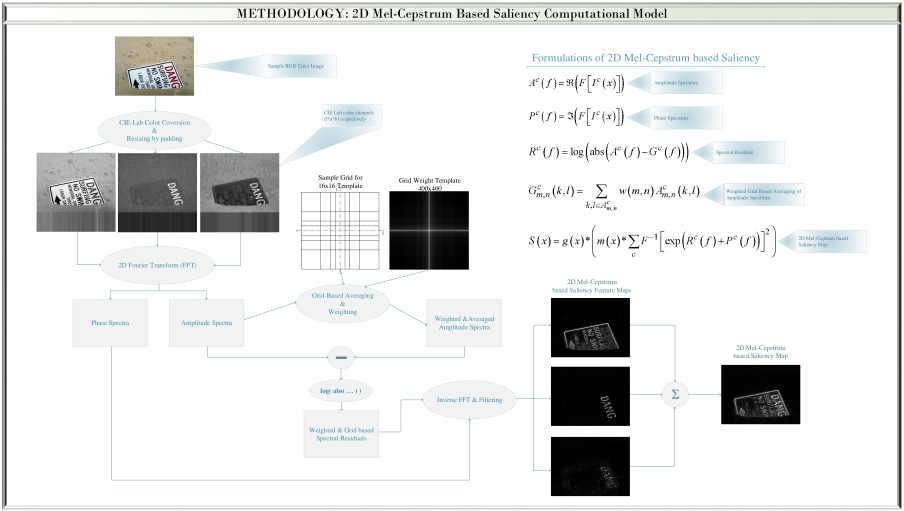
%> input picture images/icip2013-method.png, 2710 x 1531 px (shown at 1/3 size)
$ octave mainSaliencyMap.m   (GNU Octave 9; MATLAB toolbox functions it lacks are replaced by stand-ins)
%> lines starting %> are read from the running program, lines starting %| are printed output that depends on the picture; in (x1, y1, x2, y2) boxes, pixels count from 0 and x2, y2 are one past the last pixel; in counts of white or black regions, pixels touching at a corner belong together; the program's own positions count from 1
### spectrum2DwithMelCepstrumTrial.m
function [s,cl,ca,cb] = spectrum2DwithMelCepstrumTrial(l,a,b)
% I is 2D image data

[ROW,COL] = size(l);

%make each channel square matrix
lp = myfunpadding(l,ROW,COL);
ap = myfunpadding(a,ROW,COL);
bp = myfunpadding(b,ROW,COL);

if ROW >= COL
    MAXSIZE = ROW;
else
    MAXSIZE = COL;
end

[flA,flP] = funSpectralData(lp,MAXSIZE);
[faA,faP] = funSpectralData(ap,MAXSIZE);
[fbA,fbP] = funSpectralData(bp,MAXSIZE);

%grid values on u and v axis as 2^grid value = [1 2 4 8 16 32 ....]
MAX_GRID_ID_ON_1D = floor(log2(MAXSIZE/2)) + 1;
fg = 2.^( 0:MAX_GRID_ID_ON_1D );


% weights size 400x400 matrix as (this can change)
% [ 1.0000    0.7071    0.5000    0.3536    0.2500    0.1768    0.1250    0.0884    0.0625 ]
wg = sqrt( (sort(fg,'descend')/sum(sort(fg,'descend')))/max(sort(fg,'descend')/sum(sort(fg,'descend'))) );

rc = (MAXSIZE + 1)/2;
cc = (MAXSIZE + 1)/2;
%row and column distances separately on u and v axis respectively
for k = 1:MAXSIZE
    for m = 1:MAXSIZE
        distanceU(k,m) = round(k-rc);
        distanceV(k,m) = round(m-cc);
    end
end


% gridDistanceIndex = [-sort(fg,'descend') fg] result as below to create grids based
% on distance matrices distanceU and distanceV; for example,  for a size of 400x400 matrix, it will be
% [-256  -128   -64   -32   -16    -8    -4    -2    -1     1     2     4     8    16    32    64   128   256]
gridDistance = [-sort(fg,'descend') fg];

fl = flA;
fa = faA;
fb = fbA;
for gridRow = gridDistance%1:length(gridDistance)
    for gridCol = gridDistance%1:length(gridDistance)

        %create grid region on U axis
        if gridRow == -1
            uArea = (distanceU >= gridRow) .* (distanceU < 0);
        elseif gridRow == 1
            uArea = (distanceU <= gridRow) .* (distanceU > 0);
        elseif gridRow < -1
            uArea = (distanceU >= gridRow) .* ( distanceU < (gridRow/2) );
        elseif gridRow > 1
            uArea = (distanceU <= gridRow) .* ( distanceU > (gridRow/2) );
        end

        %create grid region on Y axis
        if gridCol == -1
            vArea = (distanceV >= gridCol) .* (distanceV < 0);
        elseif gridCol == 1
            vArea = (distanceV <= gridCol) .* (distanceV > 0);
        elseif gridCol < -1
            vArea = (distanceV >= gridCol) .* ( distanceV < (gridCol/2) );
        elseif gridCol >1
            vArea = (distanceV <= gridCol) .* ( distanceV > (gridCol/2) );
        end

        z = logical(uArea.*vArea);
        weight = 0.5 * ( wg( log2(abs(gridRow)) + 1 ) + wg( log2(abs(gridCol)) + 1 ) );
        fl(z) =  weight * mean(fl(z));
        fa(z) =  weight * mean(fa(z));
        fb(z) =  weight * mean(fb(z));

    end
end

flR = log( abs(flA - fl) + 1 );
faR = log( abs(faA - fa) + 1 );
fbR = log( abs(fbA - fb) + 1 );

lIR = abs(   ifft2( exp(flR + 1i*flP) )   ).^2;
aIR = abs(   ifft2( exp(faR + 1i*faP) )   ).^2;
bIR = abs(   ifft2( exp(fbR + 1i*fbP) )   ).^2;

cl = lIR(1:ROW,1:COL);
ca = aIR(1:ROW,1:COL);
cb = bIR(1:ROW,1:COL);

s = (cl + ca + cb)/3;

### myfunpadding.m
function out = myfunpadding(I,ROW,COL)

if ROW >= COL
    MAXSIZE = ROW;
    I2 = uint8(zeros(MAXSIZE,MAXSIZE));
    I2(:,1:COL) = I;

    lastcolumn = I(:,COL);
    paddingtemp = repmat(lastcolumn,1,MAXSIZE-COL);

    I2(:,COL+1:end) = paddingtemp;

else
    MAXSIZE = COL;
    I2 = uint8(zeros(MAXSIZE,MAXSIZE));

    I2(1:ROW,:) = I;

    lastrow = I(ROW,:);
    paddingtemp = repmat(lastrow,MAXSIZE-ROW,1);

    I2(ROW+1:end,:) = paddingtemp;

end

out = I2;

### funSpectralData.m
function [fISA,fISP] = funSpectralData(I,MAXSIZE)

%%FFT of the input image
fI = fft2(single(I),MAXSIZE,MAXSIZE);
fIS = fftshift(fI);

%Amplitude Spectrum
fISA = abs(fIS);

%%Phase spectrum
fISP = angle(fIS);
%%%%%%%%%%%%%%%%%%%%%%%%%%%%%%%%%%%%%%%%%%%%%%%%%

### mainSaliencyMap.m
% % These codes are used for computing saliency maps using 2D mel-cepstrum.
% % This is a revised version of the following publication for public
% % distribution on web. Please cite the following paper when you use
% % this code.
% %
% % Reference:
% % Nevrez Imamoglu, Yuming Fang, Wenwei Yu, Weisi Lin:
% % 2D Mel-Cepstrum Based Saliency Detection. IEEE ICIP 2013.
% %
% % DISCLAIMER: The Matlab codes provided are only for evaluation of the algorithm.
% % Neither the authors of the codes, nor affiliations of the authors can be held
% % responsible for any damages arising out of using this code in any manner.
% % Please use the try out code at your own risk.

%%
clear all;
close all;
clc;

%%%%%%%%%%%%%%%%%%%%%%%%%%%%%%%%%%%%%%%%%
%%Select an RGB color image from the database
[FileName,PathName] = uigetfile( {'*.bmp;*.jpeg;*.jpg;*.tif;*.png;*.gif','All Image Files';...
                                 '*.*','All Files' },...
                                 'Select the test image file','testFile.jpg');
%> the answer given: images/icip2013-method.png
myFile = [PathName FileName];
img = imread(myFile);
%> img is the input picture: size 1531x2710x3 uint8; mean R, G, B 227.3, 228.3, 228

% image resized for time efficiency. comment the resizing if you want to
% see saliency map of image in original size
[rows,cols,~]=size(img);
%> rows = 1531; cols = 2710
if max(rows,cols) > 400
    img = imresize(img,400/max(rows,cols));
%> img: size 226x400x3 uint8
end

%%RGB to CIE LAB color space conversion
cform = makecform('srgb2lab');

tic
%%%%%%%%%%%%%%%%%%%%%%%%%%%%%%%%%%%%%%%%%
lab = applycform(uint8(255*double(img)/double(max(img(:)))),cform);
%> lab: size 226x400x3 uint8; mean of channels 1, 2, 3 229, 127.6, 128
lab = mat2gray( imfilter(lab, fspecial('gaussian', [3, 3])) );
%> lab: size 226x400x3 double; mean of channels 1, 2, 3 0.897, 0.5, 0.501
l = uint8(mat2gray(lab(:,:,1))*255);
a = uint8(mat2gray(lab(:,:,2))*255);
b = uint8(mat2gray(lab(:,:,3))*255);
%%%%%%%%%%%%%%%%%%%%%%%%%%%%%%%%%%%%%%%%%


[s,cl,ca,cb] = spectrum2DwithMelCepstrumTrial(l,a,b); % s is the saliency map
%> in myfunpadding, `lastrow = I(ROW,:);`: lastrow = 400 values, max 206 at index 4, min 184 at index 400, mean 205.3
%> call 2 of myfunpadding, with ROW = 226, COL = 400
%> in myfunpadding (call 2), `I2(1:ROW,:) = I;`:
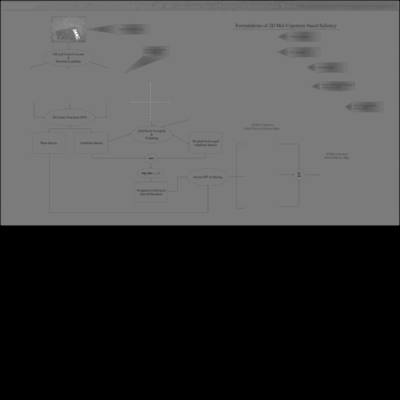
%> I2: size 400x400 uint8; min 0, max 255, mean 68.1
%> in myfunpadding (call 2), `lastrow = I(ROW,:);`: lastrow = 400 values, max 59 at index 5, min 0 at index 400, mean 58.67
%> call 3 of myfunpadding, with ROW = 226, COL = 400
%> in myfunpadding (call 3), `I2(1:ROW,:) = I;`:
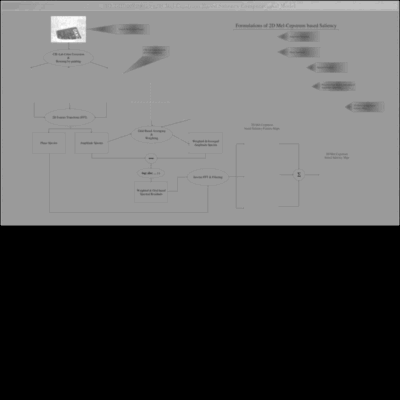
%> I2: size 400x400 uint8; min 0, max 255, mean 86.4
%> in myfunpadding (call 3), `lastrow = I(ROW,:);`: lastrow = 400 values, max 83 at index 2, min 0 at index 1, mean 82.6
%> after the loop in spectrum2DwithMelCepstrumTrial, `for k = 1:MAXSIZE`:
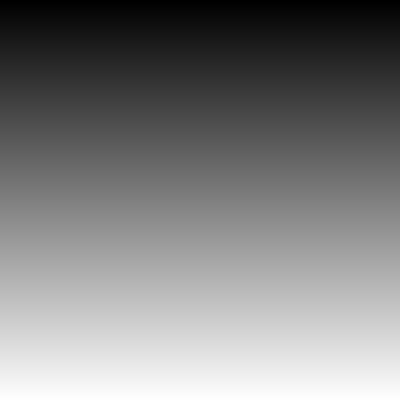
%> distanceU: size 400x400 double; min -200, max 200, mean 0; drawn with min black and max white
%> after the loop in spectrum2DwithMelCepstrumTrial, `for k = 1:MAXSIZE`:
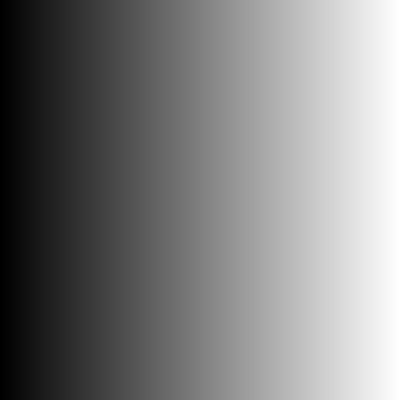
%> distanceV: size 400x400 double; min -200, max 200, mean 0; mean of the top-left, top-right, bottom-left and bottom-right quarters -100.5, 100.5, -100.5, 100.5; drawn with min black and max white
%> after the loop in spectrum2DwithMelCepstrumTrial, `for gridRow = gridDistance`:
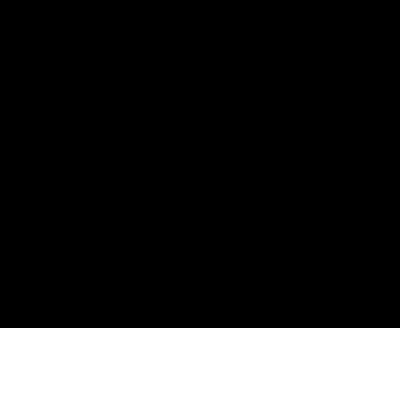
%> uArea: size 400x400 double; values 0 (black) and 1 (white), 18% white; 1 white region, box (x1, y1, x2, y2) and area: (0, 328, 400, 400) 28800
%> after the loop in spectrum2DwithMelCepstrumTrial, `for gridRow = gridDistance`:
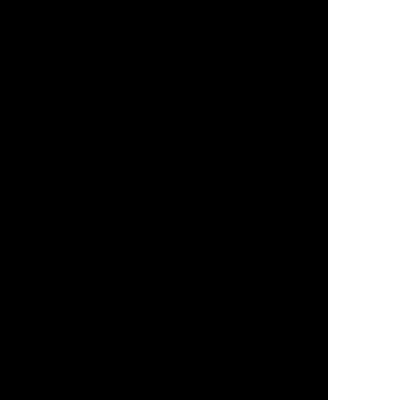
%> vArea: size 400x400 double; values 0 (black) and 1 (white), 18% white; 1 white region, box (x1, y1, x2, y2) and area: (328, 0, 400, 400) 28800
s = medfilt2(s,[5 5]);
s = mat2gray( imfilter(s, fspecial('gaussian', [5, 5])) );
%> s: size 226x400 double
s = sqrt(s); %added later for scaling the salient values
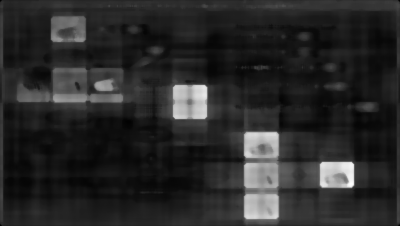
%> s: size 226x400 double; min 0, max 1, mean 0.165

% % Below enhancement function on the final saliency map is used as in the reference below:
% % Nevrez Imamoglu, Weisi Lin, and Yuming Fang: A Saliency Detection Model Using Low-Level Features Based on Wavelet Transform.
% % IEEE Transactions on Multimedia 15(1): 96-105 (January 2013)
%> (the run ends here)
